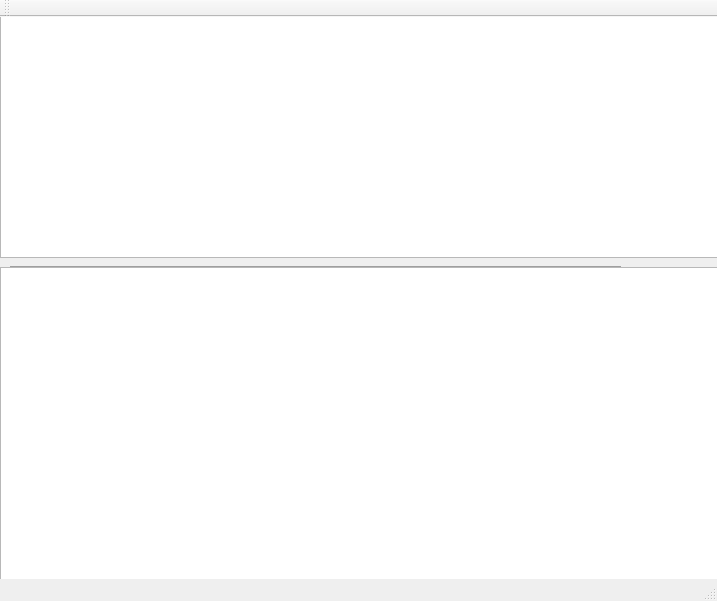
<?xml version="1.0" encoding="UTF-8"?>
<ui version="4.0">
 <class>MainWindow</class>
 <widget class="QMainWindow" name="MainWindow">
  <property name="geometry">
   <rect>
    <x>0</x>
    <y>0</y>
    <width>717</width>
    <height>601</height>
   </rect>
  </property>
  <property name="windowTitle">
   <string>MainWindow</string>
  </property>
  <widget class="QWidget" name="centralWidget">
   <widget class="QTextBrowser" name="textBrowser">
    <property name="geometry">
     <rect>
      <x>0</x>
      <y>-10</y>
      <width>881</width>
      <height>251</height>
     </rect>
    </property>
   </widget>
   <widget class="Line" name="line">
    <property name="geometry">
     <rect>
      <x>10</x>
      <y>240</y>
      <width>611</width>
      <height>20</height>
     </rect>
    </property>
    <property name="orientation">
     <enum>Qt::Horizontal</enum>
    </property>
   </widget>
   <widget class="QTextEdit" name="commandEdit">
    <property name="geometry">
     <rect>
      <x>0</x>
      <y>250</y>
      <width>1291</width>
      <height>631</height>
     </rect>
    </property>
    <property name="sizePolicy">
     <sizepolicy hsizetype="MinimumExpanding" vsizetype="MinimumExpanding">
      <horstretch>0</horstretch>
      <verstretch>0</verstretch>
     </sizepolicy>
    </property>
    <property name="sizeAdjustPolicy">
     <enum>QAbstractScrollArea::AdjustToContents</enum>
    </property>
   </widget>
  </widget>
  <widget class="QMenuBar" name="menuBar">
   <property name="geometry">
    <rect>
     <x>0</x>
     <y>0</y>
     <width>717</width>
     <height>20</height>
    </rect>
   </property>
  </widget>
  <widget class="QToolBar" name="mainToolBar">
   <attribute name="toolBarArea">
    <enum>TopToolBarArea</enum>
   </attribute>
   <attribute name="toolBarBreak">
    <bool>false</bool>
   </attribute>
  </widget>
  <widget class="QStatusBar" name="statusBar"/>
 </widget>
 <layoutdefault spacing="6" margin="11"/>
 <resources/>
 <connections/>
</ui>
